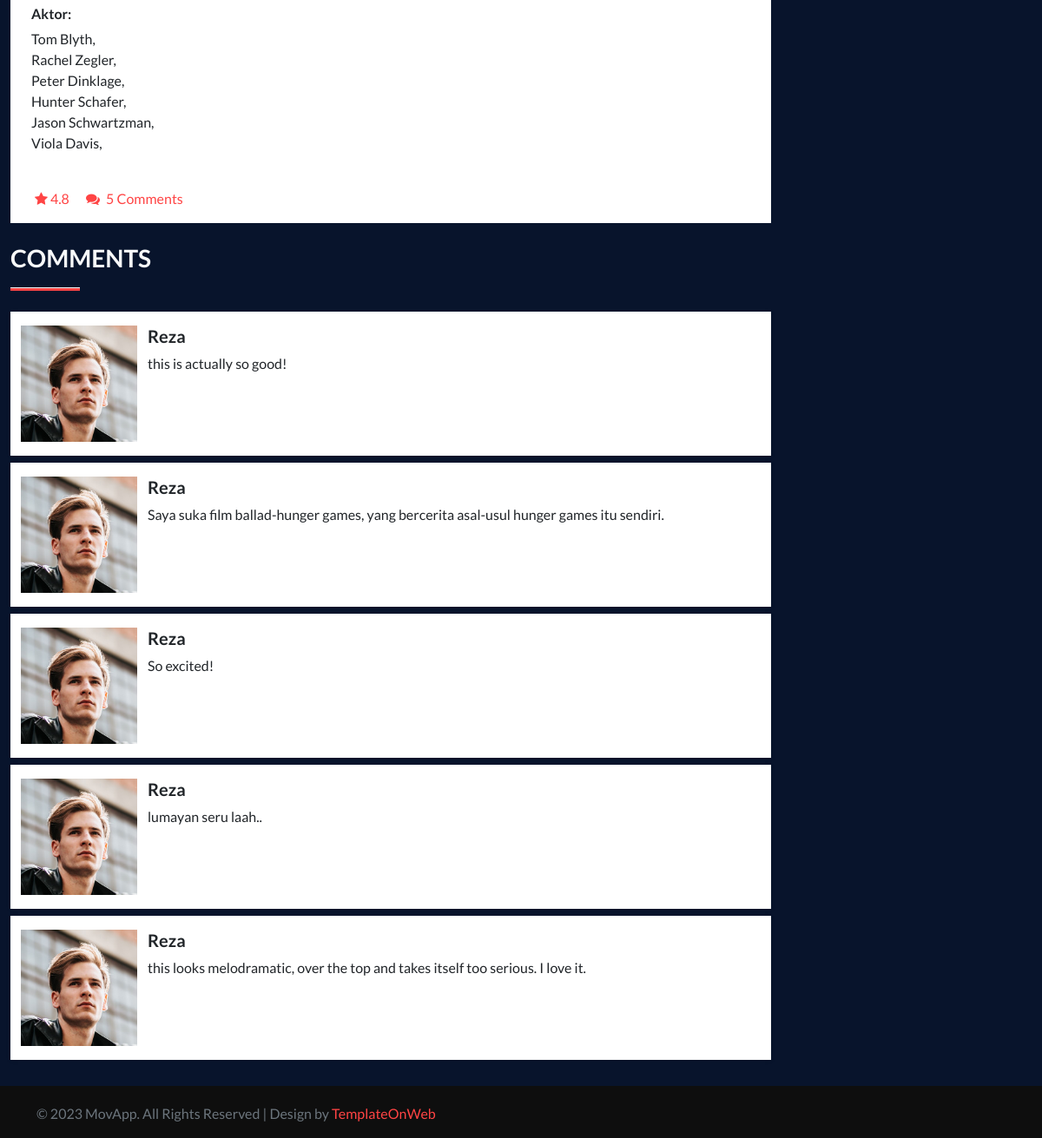
Before: /movie-detail.php?id=40 (lower part) with the older database file.
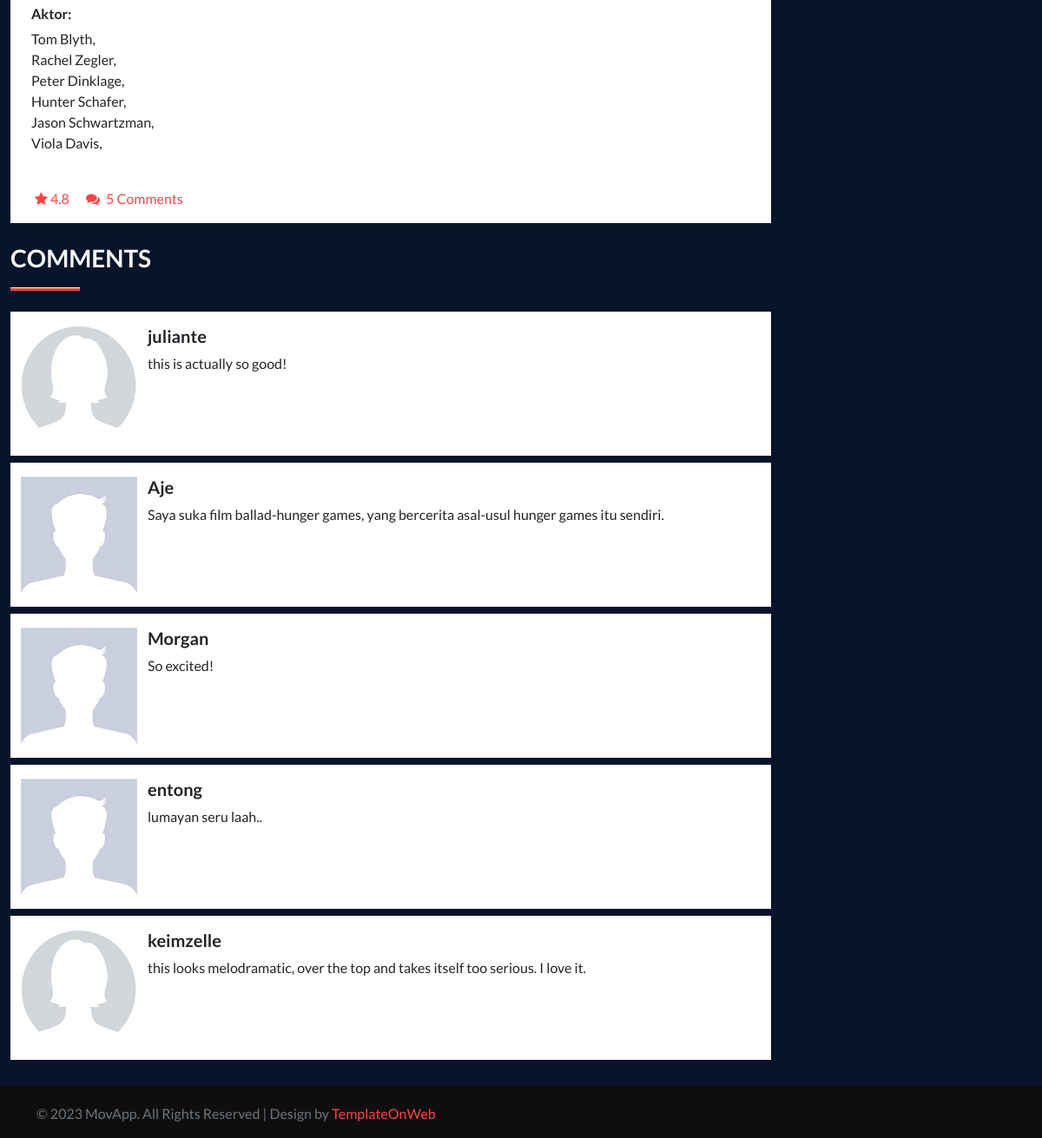
After: the same page with the newer database file.
### tables this page shows
CREATE TABLE `cast` (
  `id` int(11) NOT NULL,
  `nama` varchar(65) NOT NULL,
  `umur` int(11) NOT NULL,
  `bio` varchar(255) DEFAULT NULL
);

CREATE TABLE `kritik` (
  `id` int(11) NOT NULL,
  `users_id` int(11) NOT NULL,
  `film_id` int(11) NOT NULL,
  `content` text DEFAULT NULL,
  `point` int(11) NOT NULL
);

CREATE TABLE `users` (
  `id` int(11) NOT NULL,
  `name` varchar(45) NOT NULL,
  `email` varchar(45) NOT NULL,
  `password` varchar(45) NOT NULL,
  `age` int(11) NOT NULL,
  `bio` varchar(255) DEFAULT NULL,
  `address` text DEFAULT NULL,
  `photo` varchar(60) DEFAULT NULL
);

### movie-detail.php (the view, shortened to what this page needs)
<!DOCTYPE html>
<html lang="en">
<head>
    <link rel="stylesheet" href="https://stackpath.bootstrapcdn.com/bootstrap/4.4.0/css/bootstrap.min.css">
    <link rel="stylesheet" href="https://cdnjs.cloudflare.com/ajax/libs/rateYo/2.3.2/jquery.rateyo.min.css">
    <?php include_once("layouts/assetsLink.php"); ?>
</head>
<body>
    <section style="background-color: #08142c;" id="blog" class="p_3 ">
        <div class="container">
            <div class="row blog1">
                <div class="col-md-9">
                    <div class="blog1l">
                        <div class="blog1l1 bg-white">
                            <?php
                            include "database/db.php";
                            $id = $_GET['id'];
                            $query = $conn->query("SELECT film.id, film.poster, film.judul,
                                        film.genre_id, genre.nama AS genre, film.ringkasan AS ringkasan, film.tahun, film.trailer, kritik.point AS rating,
                                        COUNT(kritik.content) AS comment,
                                        film_id , count(film_id) as jumlah_kritik ,sum(point) as jumlah_point, sum(point)/count(film_id) as rating_film
                                    FROM film
                                    INNER JOIN genre ON film.genre_id = genre.id
                                    LEFT JOIN kritik ON film.id = kritik.film_id
                                    WHERE film.id=$id;");
                            while ($data = mysqli_fetch_array($query)) {
                                $id = $data["id"];
                                $comment = $data["comment"];
                                $film_rating = $data["rating_film"];
                            }
                            ?>
                            <div class="blog1l1i clearfix p-4">
                                <div class="blog1l1id clearfix row">
                                    <h6><b>Aktor:</b></h6>
                                    <?php
                                    $queryCast = $conn->query("SELECT cast.nama AS aktor
                                                FROM peran
                                                INNER JOIN cast ON cast.id = peran.cast_id
                                                WHERE peran.film_id=$id;
                                            ");
                                    while ($dataCast = mysqli_fetch_array($queryCast)) {
                                        $cast = $dataCast["aktor"];
                                    ?>
                                        <div class="">
                                            <div class="blog1l1idi">
                                                <div class="grid clearfix">
                                                    <?= $cast; ?>,
                                                </div>
                                            </div>
                                        </div>
                                    <?php
                                    }
                                    ?>
                                </div>
                            </div>
                            <div class="blog1l1i1 clearfix row m-0 p-3">
                                <div class="col-md-9">
                                    <div class="blog1l1i1l">
                                        <ul class="mb-0">
                                            <li class="d-inline-block col_red me-3">
                                                <i class="fa fa-star"></i>
                                                <?php
                                                if ($film_rating == NULL) {
                                                            echo 0;
                                                }else {
                                                    echo round($film_rating, 1);
                                                }
                                                            ?>
                                            </li>
                                            <li class="d-inline-block col_red me-3">
                                                <i class="fa fa-comments me-1"></i>
                                                <?= $comment; ?> Comments
                                            </li>
                                        </ul>
                                    </div>
                                </div>
                            </div>
                        </div>
                        <div style="background-color: #08142c;" class="blog1ld1 row mt-4 text-light">
                            <div class="col-md-12">
                                <h3>COMMENTS</h3>
                                <hr class="line">
                            </div>
                        </div>
                        <?php
                        $id = $_GET['id'];
                        $query_cm = $conn->query("SELECT kritik.users_id, kritik.film_id,
                                    kritik.content, users.name, users.photo
                                    FROM kritik
                                    INNER JOIN users ON users.id = kritik.users_id
                                    WHERE kritik.film_id=$id;
                                ");
                        while ($row_cm = mysqli_fetch_array($query_cm)) {
                            $content_cm = $row_cm["content"];
                            $name_cm = $row_cm["name"];
                            $photo_cm = $row_cm["photo"];
                        ?>
                            <div class="blog1ld2 row m-0 mt-2 bg-white pt-3 pb-3 shadow_box">
                                <div class="col-md-2 pe-0 col-sm-2">
                                    <div class="blog1ld2l">
                                        <div class="grid clearfix">
                                            <figure class="effect-jazz mb-0">
                                                <img src="assets/img/uploads/<?= $photo_cm; ?>" class="w-100" alt="<?= $name_cm; ?>">
                                            </figure>
                                        </div>
                                    </div>
                                </div>
                                <div class="col-md-10 col-sm-10">
                                    <div class="blog1ld2r">
                                        <h5><?= $name_cm; ?></h5>
                                        <p class="mb-0 fs-6"><?= $content_cm; ?></p>
                                    </div>
                                </div>
                            </div>
                        <?php
                        }
                        ?>
                    </div>
                </div>
                <div class="col-md-3">
                </div>
            </div>
        </div>
    </section>
    <?php include_once("layouts/footer.php"); ?>
</body>
</html>

### layouts/assetsLink.php (shortened to what this page needs)
<link href="assets/css/bootstrap.min.css" rel="stylesheet">
<link href="assets/css/font-awesome.min.css" rel="stylesheet">
<link href="assets/plugin/TemplateOnWeb/css/global.css" rel="stylesheet">
<link href="assets/plugin/TemplateOnWeb/css/index.css" rel="stylesheet">

### layouts/footer.php
<section id="footer_b" class="pt-3 pb-3">
    <div class="container-xl">
        <div class="row footer_b1">
            <div class="col-md-8">
                <div class="footer_b1l">
                    <p class="mb-0 fs-6 text-muted mt-1">© 2023 MovApp. All Rights Reserved | Design by
                        <a class="col_red" href="http://www.templateonweb.com">TemplateOnWeb</a></p>
                </div>
            </div>
        </div>
    </div>
</section>

Changed rows visible on the page:
changed kritik "this is actually so good!": users.photo: a different picture; users.name "Reza" → "juliante"
changed kritik: users.photo: a different picture; users.name "Reza" → "Aje"
changed kritik "So excited!": users.photo: a different picture; users.name "Reza" → "Morgan"
changed kritik "lumayan seru laah..": users.photo: a different picture; users.name "Reza" → "entong"
changed kritik "this looks melodramatic, over the top and takes itself too serious. I love it.": users.photo: a different picture; users.name "Reza" → "keimzelle"
